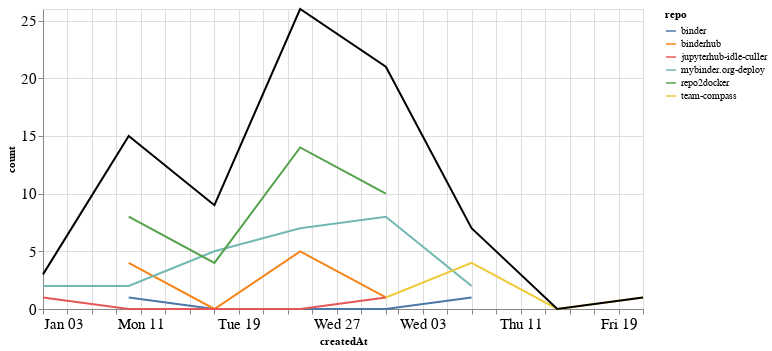

Source (notebook cell):
### Markdown cell above
### Comments

### Code cell
comments_time = comments.groupby('repo').resample('W', on='createdAt').count()['author'].reset_index()
comments_time = comments_time.rename(columns={'author': 'count'})
comments_time_total = comments_time.groupby('createdAt').agg({"count": "sum"}).reset_index()
ch1 = alt.Chart(comments_time, width=600).mark_line().encode(
    x='createdAt',
    y='count',
    color='repo',
    tooltip="repo"
)

ch2 = alt.Chart(comments_time_total, width=600).mark_line(color="black").encode(
    x='createdAt',
    y='count',
)

ch1 + ch2

### Figure 1 — Vega-Lite specification as saved in the notebook (floating-point values rounded to 4 significant figures)
{"config": {"axisLeft": {"labelFontSize": 15}, "axisBottom": {"labelFontSize": 15}}, "layer": [{"data": {"name": "data-85f3fcb1eac86a46cd301d8eb5aa5e90"}, "mark": "line", "encoding": {"color": {"type": "nominal", "field": "repo"}, "tooltip": {"type": "nominal", "field": "repo"}, "x": {"type": "temporal", "field": "createdAt"}, "y": {"type": "quantitative", "field": "count"}}, "width": 600}, {"data": {"name": "data-c6a6a7cc870ab436daf6c91987689991"}, "mark": {"type": "line", "color": "black"}, "encoding": {"x": {"type": "temporal", "field": "createdAt"}, "y": {"type": "quantitative", "field": "count"}}, "width": 600}], "$schema": "https://vega.github.io/schema/vega-lite/v4.8.1.json", "datasets": {"data-85f3fcb1eac86a46cd301d8eb5aa5e90": [{"repo": "binder", "createdAt": "2021-01-10T00:00:00", "count": 1}, {"repo": "binder", "createdAt": "2021-01-17T00:00:00", "count": 0}, {"repo": "binder", "createdAt": "2021-01-24T00:00:00", "count": 0}, {"repo": "binder", "createdAt": "2021-01-31T00:00:00", "count": 0}, {"repo": "binder", "createdAt": "2021-02-07T00:00:00", "count": 1}, {"repo": "binderhub", "createdAt": "2021-01-10T00:00:00", "count": 4}, {"repo": "binderhub", "createdAt": "2021-01-17T00:00:00", "count": 0}, {"repo": "binderhub", "createdAt": "2021-01-24T00:00:00", "count": 5}, {"repo": "binderhub", "createdAt": "2021-01-31T00:00:00", "count": 1}, {"repo": "jupyterhub-idle-culler", "createdAt": "2021-01-03T00:00:00", "count": 1}, {"repo": "jupyterhub-idle-culler", "createdAt": "2021-01-10T00:00:00", "count": 0}, {"repo": "jupyterhub-idle-culler", "createdAt": "2021-01-17T00:00:00", "count": 0}, {"repo": "jupyterhub-idle-culler", "createdAt": "2021-01-24T00:00:00", "count": 0}, {"repo": "jupyterhub-idle-culler", "createdAt": "2021-01-31T00:00:00", "count": 1}, {"repo": "mybinder.org-deploy", "createdAt": "2021-01-03T00:00:00", "count": 2}, {"repo": "mybinder.org-deploy", "createdAt": "2021-01-10T00:00:00", "count": 2}, {"repo": "mybinder.org-deploy", "createdAt": "2021-01-17T00:00:00", "count": 5}, {"repo": "mybinder.org-deploy", "createdAt": "2021-01-24T00:00:00", "count": 7}, {"repo": "mybinder.org-deploy", "createdAt": "2021-01-31T00:00:00", "count": 8}, {"repo": "mybinder.org-deploy", "createdAt": "2021-02-07T00:00:00", "count": 2}, {"repo": "repo2docker", "createdAt": "2021-01-10T00:00:00", "count": 8}, {"repo": "repo2docker", "createdAt": "2021-01-17T00:00:00", "count": 4}, {"repo": "repo2docker", "createdAt": "2021-01-24T00:00:00", "count": 14}, {"repo": "repo2docker", "createdAt": "2021-01-31T00:00:00", "count": 10}, {"repo": "team-compass", "createdAt": "2021-01-31T00:00:00", "count": 1}, {"repo": "team-compass", "createdAt": "2021-02-07T00:00:00", "count": 4}, {"repo": "team-compass", "createdAt": "2021-02-14T00:00:00", "count": 0}, {"repo": "team-compass", "createdAt": "2021-02-21T00:00:00", "count": 1}], "data-c6a6a7cc870ab436daf6c91987689991": [{"createdAt": "2021-01-03T00:00:00", "count": 3}, {"createdAt": "2021-01-10T00:00:00", "count": 15}, {"createdAt": "2021-01-17T00:00:00", "count": 9}, {"createdAt": "2021-01-24T00:00:00", "count": 26}, {"createdAt": "2021-01-31T00:00:00", "count": 21}, {"createdAt": "2021-02-07T00:00:00", "count": 7}, {"createdAt": "2021-02-14T00:00:00", "count": 0}, {"createdAt": "2021-02-21T00:00:00", "count": 1}]}}
